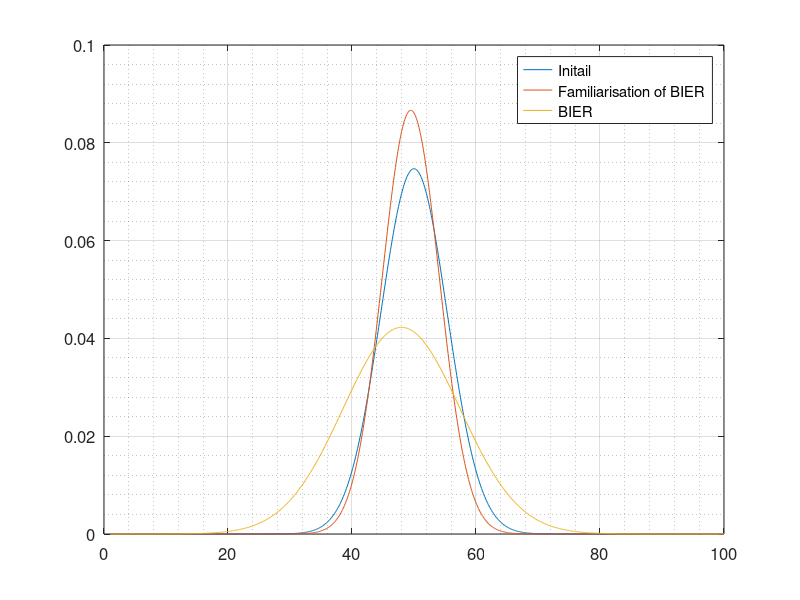

Source code (MATLAB):

x = [1:0.1:100]

mu = 50.00;
var = 5.34;
fi = (1/sqrt(2*pi*var^2))*exp(-(((x-mu).^2)/(2*var^2)));
plot(x,fi)
hold on
mu = 49.48;
var = 4.604;
ff = (1/sqrt(2*pi*var^2))*exp(-(((x-mu).^2)/(2*var^2)));
plot(x,ff)

mu = 47.99;
var = 9.44;
fb = (1/sqrt(2*pi*var^2))*exp(-(((x-mu).^2)/(2*var^2)));
plot(x,fb)

grid on
grid minor
legend('Initail','Familiarisation of BIER','BIER','Location','northeast')
set(gca,'fontsize',12)